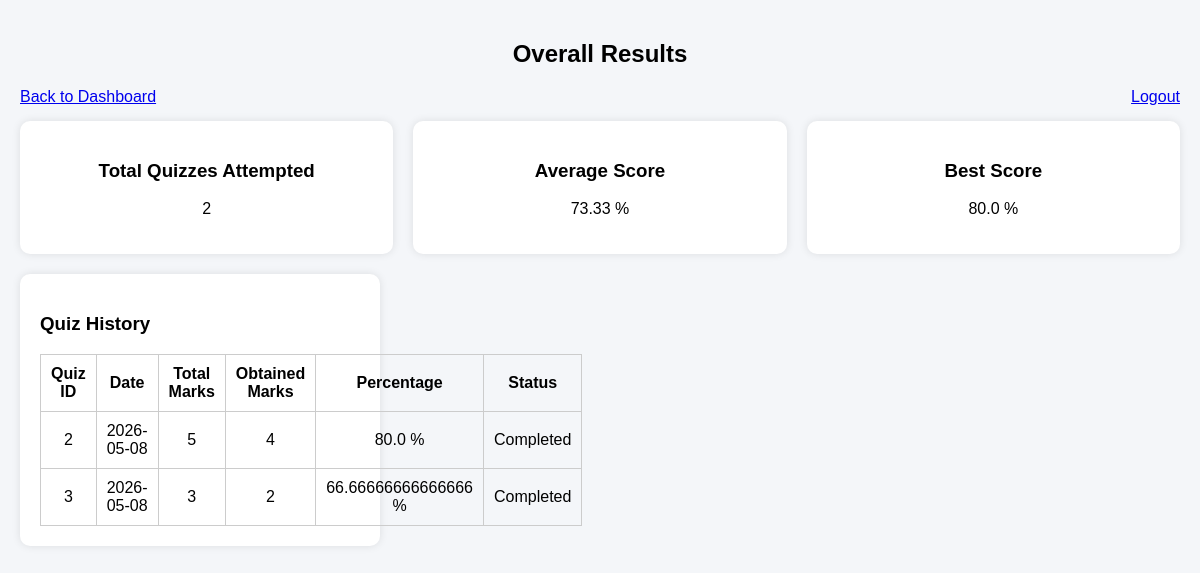
The app's page /student/results (signed in) with its own data.
### models.py (models this page shows)
class Result(db.Model):
    id = db.Column(db.Integer, primary_key=True)
    student_id = db.Column(db.Integer, db.ForeignKey('user.id'), nullable=False)
    quiz_id = db.Column(db.Integer, db.ForeignKey('quiz.id'), nullable=False)
    total_marks = db.Column(db.Integer)
    obtained_marks = db.Column(db.Integer)
    percentage = db.Column(db.Float)
    status = db.Column(db.String(50))  # Completed / Missed
    created_at = db.Column(db.DateTime, default=datetime.utcnow)

### routes/student_routes.py (the view)
@student_bp.route('/results')
@login_required
@role_required('student')
def view_results():
    student_id = session['user_id']
    results = Result.query.filter_by(student_id=student_id).all()
    total_quizzes = len(results)
    if total_quizzes > 0:
        avg_score = sum(r.percentage for r in results) / total_quizzes
        best_score = max(r.percentage for r in results)
    else:
        avg_score = 0
        best_score = 0
    return render_template('result.html',
                           results=results,
                           total_quizzes=total_quizzes,
                           avg_score=round(avg_score, 2),
                           best_score=best_score)

### utils/auth.py (called while the page is built)
def login_required(f):
    @wraps(f)
    def wrapper(*args, **kwargs):
        if 'user_id' not in session:
            flash("Please login first", "error")
            return redirect(url_for('login'))
        return f(*args, **kwargs)
    return wrapper

def role_required(role):
    def decorator(f):
        @wraps(f)
        def wrapper(*args, **kwargs):
            if 'role' not in session:
                flash("Unauthorized access", "error")
                return redirect(url_for('login'))
            if session['role'] != role:
                flash("Access denied", "error")
                return redirect(url_for('login'))
            return f(*args, **kwargs)
        return wrapper
    return decorator

### templates/result.html (shortened to what this page needs)
<!DOCTYPE html>
<html>
<head>
    <link rel="stylesheet" href="{{ url_for('static', filename='style.css') }}">
</head>
<body>
<h2>Overall Results</h2>
<div class="top-bar">
    <a href="/student/dashboard">Back to Dashboard</a>
    <a href="/logout">Logout</a>
</div>
<div class="summary">
    <div class="card">
        <h3>Total Quizzes Attempted</h3>
        <p>{{ total_quizzes }}</p>
    </div>
    <div class="card">
        <h3>Average Score</h3>
        <p>{{ avg_score }} %</p>
    </div>
    <div class="card">
        <h3>Best Score</h3>
        <p>{{ best_score }} %</p>
    </div>
</div>
<div class="dashboard">
    <div class="card">
        <h3>Quiz History</h3>
        {% if results %}
        <table>
            <tr>
                <th>Quiz ID</th>
                <th>Date</th>
                <th>Total Marks</th>
                <th>Obtained Marks</th>
                <th>Percentage</th>
                <th>Status</th>
            </tr>
            {% for r in results %}
            <tr>
                <td>{{ r.quiz_id }}</td>
                <td>{{ r.created_at.strftime('%Y-%m-%d') }}</td>
                <td>{{ r.total_marks }}</td>
                <td>{{ r.obtained_marks }}</td>
                <td>{{ r.percentage }} %</td>
                <td>{{ r.status }}</td>
            </tr>
            {% endfor %}
        </table>
        {% else %}
            <p>No quiz attempts yet</p>
        {% endif %}
    </div>
</div>
</body>
</html>

### static/style.css (style rules this page uses)
body { font-family: Arial, sans-serif; background: #f4f6f9; margin: 0; padding: 20px; }
h2 { text-align: center; margin-bottom: 20px; }
.dashboard { display: flex; flex-wrap: wrap; gap: 20px; }
.card { background: white; padding: 20px; border-radius: 10px; width: 320px; box-shadow: 0 0 8px rgba(0,0,0,0.1); }
table { width: 100%; border-collapse: collapse; }
table, th, td { border: 1px solid #ccc; }
th, td { padding: 10px; text-align: center; }
.top-bar { display: flex; justify-content: space-between; margin-bottom: 15px; }
.summary { display: flex; gap: 20px; margin-bottom: 20px; }
.summary .card { flex: 1; text-align: center; }

### records on screen
Result: percentage "80.0", quiz_id "2", created_at "2026-05-08", total_marks "5", obtained_marks "4", status "Completed"
Result: quiz_id "3", created_at "2026-05-08", total_marks "3", obtained_marks "2", percentage "66.66666666666666", status "Completed"

### other values on screen
{{ total_quizzes }} "2"
{{ avg_score }} "73.33"
